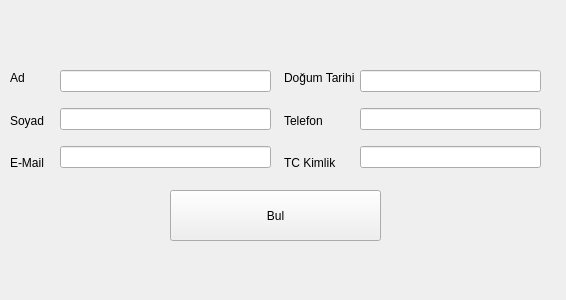
<?xml version="1.0" encoding="UTF-8"?>
<ui version="4.0">
 <class>Form</class>
 <widget class="QWidget" name="Form">
  <property name="geometry">
   <rect>
    <x>0</x>
    <y>0</y>
    <width>566</width>
    <height>300</height>
   </rect>
  </property>
  <property name="windowTitle">
   <string>Form</string>
  </property>
  <widget class="QPushButton" name="push_bul">
   <property name="geometry">
    <rect>
     <x>170</x>
     <y>190</y>
     <width>211</width>
     <height>51</height>
    </rect>
   </property>
   <property name="text">
    <string>Bul</string>
   </property>
  </widget>
  <widget class="QWidget" name="horizontalLayoutWidget">
   <property name="geometry">
    <rect>
     <x>10</x>
     <y>60</y>
     <width>541</width>
     <height>121</height>
    </rect>
   </property>
   <layout class="QHBoxLayout" name="horizontalLayout">
    <item>
     <layout class="QVBoxLayout" name="verticalLayout">
      <item>
       <layout class="QHBoxLayout" name="horizontalLayout_4">
        <item>
         <widget class="QLabel" name="label_4">
          <property name="text">
           <string>Ad</string>
          </property>
         </widget>
        </item>
       </layout>
      </item>
      <item>
       <layout class="QHBoxLayout" name="horizontalLayout_3">
        <item>
         <widget class="QLabel" name="label_3">
          <property name="text">
           <string>Soyad</string>
          </property>
         </widget>
        </item>
       </layout>
      </item>
      <item>
       <layout class="QHBoxLayout" name="horizontalLayout_6">
        <item>
         <widget class="QLabel" name="label_6">
          <property name="text">
           <string>E-Mail</string>
          </property>
         </widget>
        </item>
       </layout>
      </item>
     </layout>
    </item>
    <item>
     <layout class="QVBoxLayout" name="verticalLayout_2">
      <item>
       <layout class="QHBoxLayout" name="horizontalLayout_8">
        <item>
         <widget class="QLabel" name="label_7">
          <property name="text">
           <string>Doğum Tarihi</string>
          </property>
         </widget>
        </item>
       </layout>
      </item>
      <item>
       <layout class="QHBoxLayout" name="horizontalLayout_7">
        <item>
         <widget class="QLabel" name="label_5">
          <property name="text">
           <string>Telefon</string>
          </property>
         </widget>
        </item>
       </layout>
      </item>
      <item>
       <layout class="QHBoxLayout" name="horizontalLayout_9">
        <item>
         <widget class="QLabel" name="label_8">
          <property name="text">
           <string>TC Kimlik</string>
          </property>
         </widget>
        </item>
       </layout>
      </item>
     </layout>
    </item>
   </layout>
  </widget>
  <widget class="QWidget" name="verticalLayoutWidget_3">
   <property name="geometry">
    <rect>
     <x>60</x>
     <y>60</y>
     <width>211</width>
     <height>121</height>
    </rect>
   </property>
   <layout class="QVBoxLayout" name="verticalLayout_3">
    <item>
     <widget class="QLineEdit" name="line_ad"/>
    </item>
    <item>
     <widget class="QLineEdit" name="line_soyad"/>
    </item>
    <item>
     <widget class="QLineEdit" name="line_eposta"/>
    </item>
   </layout>
  </widget>
  <widget class="QWidget" name="verticalLayoutWidget_4">
   <property name="geometry">
    <rect>
     <x>360</x>
     <y>60</y>
     <width>181</width>
     <height>121</height>
    </rect>
   </property>
   <layout class="QVBoxLayout" name="verticalLayout_4">
    <item>
     <widget class="QLineEdit" name="line_dogum"/>
    </item>
    <item>
     <widget class="QLineEdit" name="line_telefon"/>
    </item>
    <item>
     <widget class="QLineEdit" name="line_TC"/>
    </item>
   </layout>
  </widget>
 </widget>
 <resources/>
 <connections/>
</ui>
